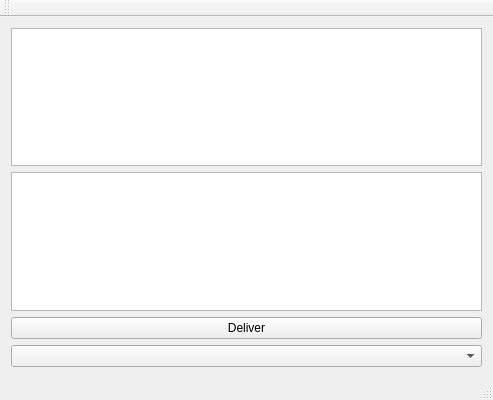
<?xml version="1.0" encoding="UTF-8"?>
<ui version="4.0">
 <class>PracticalExamClass</class>
 <widget class="QMainWindow" name="PracticalExamClass">
  <property name="geometry">
   <rect>
    <x>0</x>
    <y>0</y>
    <width>493</width>
    <height>400</height>
   </rect>
  </property>
  <property name="windowTitle">
   <string>PracticalExam</string>
  </property>
  <widget class="QWidget" name="centralWidget">
   <layout class="QVBoxLayout" name="verticalLayout">
    <item>
     <widget class="QListWidget" name="zonewidget"/>
    </item>
    <item>
     <widget class="QListWidget" name="listWidget"/>
    </item>
    <item>
     <widget class="QPushButton" name="pushButton">
      <property name="text">
       <string>Deliver</string>
      </property>
     </widget>
    </item>
    <item>
     <widget class="QComboBox" name="comboBox"/>
    </item>
   </layout>
  </widget>
  <widget class="QMenuBar" name="menuBar">
   <property name="geometry">
    <rect>
     <x>0</x>
     <y>0</y>
     <width>493</width>
     <height>22</height>
    </rect>
   </property>
  </widget>
  <widget class="QToolBar" name="mainToolBar">
   <attribute name="toolBarArea">
    <enum>TopToolBarArea</enum>
   </attribute>
   <attribute name="toolBarBreak">
    <bool>false</bool>
   </attribute>
  </widget>
  <widget class="QStatusBar" name="statusBar"/>
 </widget>
 <layoutdefault spacing="6" margin="11"/>
 <resources>
  <include location="PracticalExam.qrc"/>
 </resources>
 <connections/>
</ui>
